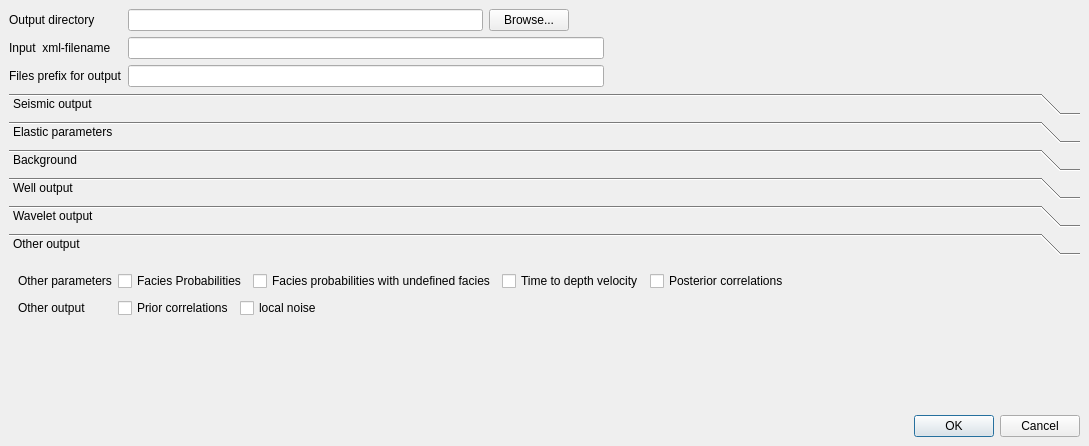
<ui version="4.0" >
 <author>Øystein Monsrud Arneson</author>
 <class>OutputDialog</class>
 <widget class="QDialog" name="OutputDialog" >
  <property name="geometry" >
   <rect>
    <x>0</x>
    <y>0</y>
    <width>1089</width>
    <height>446</height>
   </rect>
  </property>
  <property name="windowTitle" >
   <string>Output</string>
  </property>
  <layout class="QGridLayout" >
   <property name="margin" >
    <number>9</number>
   </property>
   <property name="spacing" >
    <number>6</number>
   </property>
   <item row="4" column="0" colspan="2" >
    <widget class="QDialogButtonBox" name="buttonBox" >
     <property name="orientation" >
      <enum>Qt::Horizontal</enum>
     </property>
     <property name="standardButtons" >
      <set>QDialogButtonBox::Cancel|QDialogButtonBox::NoButton|QDialogButtonBox::Ok</set>
     </property>
    </widget>
   </item>
   <item row="2" column="1" >
    <layout class="QHBoxLayout" >
     <property name="margin" >
      <number>0</number>
     </property>
     <property name="spacing" >
      <number>6</number>
     </property>
     <item>
      <widget class="QLineEdit" name="prefixLineEdit" />
     </item>
     <item>
      <spacer>
       <property name="orientation" >
        <enum>Qt::Horizontal</enum>
       </property>
       <property name="sizeHint" >
        <size>
         <width>40</width>
         <height>20</height>
        </size>
       </property>
      </spacer>
     </item>
    </layout>
   </item>
   <item row="3" column="0" colspan="2" >
    <widget class="QToolBox" name="toolBox" >
     <property name="currentIndex" >
      <number>5</number>
     </property>
     <widget class="QWidget" name="seismicPage" >
      <property name="geometry" >
       <rect>
        <x>0</x>
        <y>0</y>
        <width>372</width>
        <height>82</height>
       </rect>
      </property>
      <attribute name="label" >
       <string>Seismic output</string>
      </attribute>
      <layout class="QGridLayout" >
       <property name="margin" >
        <number>9</number>
       </property>
       <property name="spacing" >
        <number>6</number>
       </property>
       <item row="0" column="0" >
        <layout class="QHBoxLayout" >
         <property name="margin" >
          <number>0</number>
         </property>
         <property name="spacing" >
          <number>6</number>
         </property>
         <item>
          <layout class="QVBoxLayout" >
           <property name="margin" >
            <number>0</number>
           </property>
           <property name="spacing" >
            <number>6</number>
           </property>
           <item>
            <widget class="QLabel" name="domainLabel" >
             <property name="text" >
              <string>Domain of output</string>
             </property>
            </widget>
           </item>
           <item>
            <widget class="QLabel" name="seismicCubeLabel" >
             <property name="text" >
              <string>Seismic cubes</string>
             </property>
            </widget>
           </item>
          </layout>
         </item>
         <item>
          <layout class="QVBoxLayout" >
           <property name="margin" >
            <number>0</number>
           </property>
           <property name="spacing" >
            <number>6</number>
           </property>
           <item>
            <layout class="QHBoxLayout" >
             <property name="margin" >
              <number>0</number>
             </property>
             <property name="spacing" >
              <number>6</number>
             </property>
             <item>
              <widget class="QCheckBox" name="domainDepthCheckBox" >
               <property name="text" >
                <string>Depth</string>
               </property>
              </widget>
             </item>
             <item>
              <widget class="QCheckBox" name="domainTimeCheckBox" >
               <property name="text" >
                <string>Time</string>
               </property>
              </widget>
             </item>
             <item>
              <spacer>
               <property name="orientation" >
                <enum>Qt::Horizontal</enum>
               </property>
               <property name="sizeHint" >
                <size>
                 <width>40</width>
                 <height>20</height>
                </size>
               </property>
              </spacer>
             </item>
            </layout>
           </item>
           <item>
            <layout class="QHBoxLayout" >
             <property name="margin" >
              <number>0</number>
             </property>
             <property name="spacing" >
              <number>6</number>
             </property>
             <item>
              <widget class="QCheckBox" name="seismicOriginalCheckBox" >
               <property name="text" >
                <string>Original</string>
               </property>
              </widget>
             </item>
             <item>
              <widget class="QCheckBox" name="seismicSyntheticCheckBox" >
               <property name="text" >
                <string>Synthetic</string>
               </property>
              </widget>
             </item>
             <item>
              <widget class="QCheckBox" name="seismicResidualCheckBox" >
               <property name="text" >
                <string>Residual</string>
               </property>
              </widget>
             </item>
             <item>
              <spacer>
               <property name="orientation" >
                <enum>Qt::Horizontal</enum>
               </property>
               <property name="sizeHint" >
                <size>
                 <width>40</width>
                 <height>20</height>
                </size>
               </property>
              </spacer>
             </item>
            </layout>
           </item>
          </layout>
         </item>
        </layout>
       </item>
       <item row="1" column="0" >
        <spacer>
         <property name="orientation" >
          <enum>Qt::Vertical</enum>
         </property>
         <property name="sizeHint" >
          <size>
           <width>20</width>
           <height>40</height>
          </size>
         </property>
        </spacer>
       </item>
      </layout>
     </widget>
     <widget class="QWidget" name="elasticParametersPage" >
      <property name="geometry" >
       <rect>
        <x>0</x>
        <y>0</y>
        <width>287</width>
        <height>178</height>
       </rect>
      </property>
      <attribute name="label" >
       <string>Elastic parameters</string>
      </attribute>
      <layout class="QGridLayout" >
       <property name="margin" >
        <number>9</number>
       </property>
       <property name="spacing" >
        <number>6</number>
       </property>
       <item row="4" column="1" >
        <widget class="QCheckBox" name="muRhoCheckBox" >
         <property name="text" >
          <string>μρ</string>
         </property>
        </widget>
       </item>
       <item row="2" column="1" >
        <widget class="QCheckBox" name="vpVsRatioCheckBox" >
         <property name="text" >
          <string>Vp/Vs ratio</string>
         </property>
        </widget>
       </item>
       <item row="3" column="0" >
        <widget class="QCheckBox" name="lameLamCheckBox" >
         <property name="toolTip" >
          <string>Lamé's first parameter</string>
         </property>
         <property name="text" >
          <string>λ</string>
         </property>
        </widget>
       </item>
       <item row="1" column="0" >
        <widget class="QCheckBox" name="aiCheckBox" >
         <property name="toolTip" >
          <string>Acoustic Impedance</string>
         </property>
         <property name="text" >
          <string>AI</string>
         </property>
        </widget>
       </item>
       <item row="0" column="1" >
        <widget class="QCheckBox" name="vsCheckBox" >
         <property name="text" >
          <string>Vs</string>
         </property>
        </widget>
       </item>
       <item row="0" column="0" >
        <widget class="QCheckBox" name="vpCheckBox" >
         <property name="text" >
          <string>Vp</string>
         </property>
        </widget>
       </item>
       <item row="2" column="0" >
        <widget class="QCheckBox" name="poissonRatioCheckBox" >
         <property name="text" >
          <string>Poisson ratio</string>
         </property>
        </widget>
       </item>
       <item row="0" column="2" >
        <widget class="QCheckBox" name="densityCheckBox" >
         <property name="text" >
          <string>Density</string>
         </property>
        </widget>
       </item>
       <item row="1" column="1" >
        <widget class="QCheckBox" name="siCheckBox" >
         <property name="toolTip" >
          <string>Shear impedance</string>
         </property>
         <property name="text" >
          <string>SI</string>
         </property>
        </widget>
       </item>
       <item row="4" column="0" >
        <widget class="QCheckBox" name="lambdaRhoCheckBox" >
         <property name="text" >
          <string>λρ</string>
         </property>
        </widget>
       </item>
       <item row="3" column="1" >
        <widget class="QCheckBox" name="lameMuCheckBox" >
         <property name="toolTip" >
          <string>Shear modulus</string>
         </property>
         <property name="text" >
          <string>μ</string>
         </property>
        </widget>
       </item>
       <item row="5" column="1" >
        <spacer>
         <property name="orientation" >
          <enum>Qt::Vertical</enum>
         </property>
         <property name="sizeHint" >
          <size>
           <width>20</width>
           <height>40</height>
          </size>
         </property>
        </spacer>
       </item>
      </layout>
     </widget>
     <widget class="QWidget" name="backgroundPage" >
      <property name="geometry" >
       <rect>
        <x>0</x>
        <y>0</y>
        <width>492</width>
        <height>94</height>
       </rect>
      </property>
      <attribute name="label" >
       <string>Background</string>
      </attribute>
      <layout class="QGridLayout" >
       <property name="margin" >
        <number>9</number>
       </property>
       <property name="spacing" >
        <number>6</number>
       </property>
       <item row="1" column="0" >
        <widget class="QCheckBox" name="extraGridsCheckBox" >
         <property name="text" >
          <string>Estimated background files, extra grids</string>
         </property>
        </widget>
       </item>
       <item row="0" column="0" >
        <widget class="QCheckBox" name="backgroundCheckBox" >
         <property name="text" >
          <string>Background</string>
         </property>
        </widget>
       </item>
       <item row="0" column="1" >
        <widget class="QCheckBox" name="backgroundTrendCheckBox" >
         <property name="text" >
          <string>Background trend</string>
         </property>
        </widget>
       </item>
       <item row="1" column="1" >
        <widget class="QCheckBox" name="backgroundTrend1DCheckBox" >
         <property name="text" >
          <string>Background trend as 1D curve</string>
         </property>
        </widget>
       </item>
       <item row="2" column="0" >
        <spacer>
         <property name="orientation" >
          <enum>Qt::Vertical</enum>
         </property>
         <property name="sizeHint" >
          <size>
           <width>20</width>
           <height>40</height>
          </size>
         </property>
        </spacer>
       </item>
      </layout>
     </widget>
     <widget class="QWidget" name="wellPage" >
      <property name="geometry" >
       <rect>
        <x>0</x>
        <y>0</y>
        <width>359</width>
        <height>68</height>
       </rect>
      </property>
      <attribute name="label" >
       <string>Well output</string>
      </attribute>
      <layout class="QGridLayout" >
       <property name="margin" >
        <number>9</number>
       </property>
       <property name="spacing" >
        <number>6</number>
       </property>
       <item row="1" column="1" >
        <spacer>
         <property name="orientation" >
          <enum>Qt::Vertical</enum>
         </property>
         <property name="sizeHint" >
          <size>
           <width>20</width>
           <height>40</height>
          </size>
         </property>
        </spacer>
       </item>
       <item row="0" column="1" >
        <layout class="QHBoxLayout" >
         <property name="margin" >
          <number>0</number>
         </property>
         <property name="spacing" >
          <number>6</number>
         </property>
         <item>
          <widget class="QCheckBox" name="wellCheckBox" >
           <property name="toolTip" >
            <string>Following original sampling density</string>
           </property>
           <property name="text" >
            <string>Original sampled wells</string>
           </property>
          </widget>
         </item>
         <item>
          <widget class="QCheckBox" name="blockedWellCheckBox" >
           <property name="toolTip" >
            <string>Sampled to internal grid resolution</string>
           </property>
           <property name="text" >
            <string>Blocked wells</string>
           </property>
          </widget>
         </item>
         <item>
          <spacer>
           <property name="orientation" >
            <enum>Qt::Horizontal</enum>
           </property>
           <property name="sizeHint" >
            <size>
             <width>40</width>
             <height>20</height>
            </size>
           </property>
          </spacer>
         </item>
        </layout>
       </item>
       <item row="0" column="0" >
        <widget class="QLabel" name="wellFileLabel" >
         <property name="text" >
          <string>Well files</string>
         </property>
        </widget>
       </item>
      </layout>
     </widget>
     <widget class="QWidget" name="waveletPage" >
      <property name="geometry" >
       <rect>
        <x>0</x>
        <y>0</y>
        <width>458</width>
        <height>68</height>
       </rect>
      </property>
      <attribute name="label" >
       <string>Wavelet output</string>
      </attribute>
      <layout class="QGridLayout" >
       <property name="margin" >
        <number>9</number>
       </property>
       <property name="spacing" >
        <number>6</number>
       </property>
       <item row="1" column="1" >
        <spacer>
         <property name="orientation" >
          <enum>Qt::Vertical</enum>
         </property>
         <property name="sizeHint" >
          <size>
           <width>20</width>
           <height>40</height>
          </size>
         </property>
        </spacer>
       </item>
       <item row="0" column="1" >
        <layout class="QHBoxLayout" >
         <property name="margin" >
          <number>0</number>
         </property>
         <property name="spacing" >
          <number>6</number>
         </property>
         <item>
          <widget class="QCheckBox" name="waveletWellCheckBox" >
           <property name="text" >
            <string>Well wavelets</string>
           </property>
          </widget>
         </item>
         <item>
          <widget class="QCheckBox" name="waveletGlobalCheckBox" >
           <property name="text" >
            <string>Global wavelets</string>
           </property>
          </widget>
         </item>
         <item>
          <widget class="QCheckBox" name="waveletLocalCheckBox" >
           <property name="text" >
            <string>Local wavelets</string>
           </property>
          </widget>
         </item>
         <item>
          <spacer>
           <property name="orientation" >
            <enum>Qt::Horizontal</enum>
           </property>
           <property name="sizeHint" >
            <size>
             <width>40</width>
             <height>20</height>
            </size>
           </property>
          </spacer>
         </item>
        </layout>
       </item>
       <item row="0" column="0" >
        <widget class="QLabel" name="waveletFileLabel" >
         <property name="text" >
          <string>Wavelet files</string>
         </property>
        </widget>
       </item>
      </layout>
     </widget>
     <widget class="QWidget" name="otherPage" >
      <property name="geometry" >
       <rect>
        <x>0</x>
        <y>0</y>
        <width>1055</width>
        <height>118</height>
       </rect>
      </property>
      <attribute name="label" >
       <string>Other output</string>
      </attribute>
      <layout class="QGridLayout" >
       <property name="margin" >
        <number>9</number>
       </property>
       <property name="spacing" >
        <number>6</number>
       </property>
       <item row="3" column="1" >
        <spacer>
         <property name="orientation" >
          <enum>Qt::Vertical</enum>
         </property>
         <property name="sizeHint" >
          <size>
           <width>20</width>
           <height>40</height>
          </size>
         </property>
        </spacer>
       </item>
       <item row="1" column="1" >
        <layout class="QHBoxLayout" >
         <property name="margin" >
          <number>0</number>
         </property>
         <property name="spacing" >
          <number>6</number>
         </property>
         <item>
          <widget class="QCheckBox" name="priorCorrelationCheckBox" >
           <property name="text" >
            <string>Prior correlations</string>
           </property>
          </widget>
         </item>
         <item>
          <widget class="QCheckBox" name="localNoiseCheckBox" >
           <property name="text" >
            <string>local noise</string>
           </property>
          </widget>
         </item>
         <item>
          <spacer>
           <property name="orientation" >
            <enum>Qt::Horizontal</enum>
           </property>
           <property name="sizeHint" >
            <size>
             <width>40</width>
             <height>20</height>
            </size>
           </property>
          </spacer>
         </item>
        </layout>
       </item>
       <item row="1" column="0" >
        <widget class="QLabel" name="outputOtherLabel" >
         <property name="text" >
          <string>Other output</string>
         </property>
        </widget>
       </item>
       <item row="0" column="1" >
        <layout class="QHBoxLayout" >
         <property name="margin" >
          <number>0</number>
         </property>
         <property name="spacing" >
          <number>6</number>
         </property>
         <item>
          <widget class="QCheckBox" name="faciesProbabilitiesCheckBox" >
           <property name="text" >
            <string>Facies Probabilities</string>
           </property>
          </widget>
         </item>
         <item>
          <widget class="QCheckBox" name="faciesProbabilitiesUndefinedCheckBox" >
           <property name="toolTip" >
            <string>When combination of elastic parameters do not match any facies, those will be estimated as undefined.</string>
           </property>
           <property name="text" >
            <string>Facies probabilities with undefined facies</string>
           </property>
          </widget>
         </item>
         <item>
          <widget class="QCheckBox" name="timeDepthCheckBox" >
           <property name="text" >
            <string>Time to depth velocity</string>
           </property>
          </widget>
         </item>
         <item>
          <widget class="QCheckBox" name="correlationsCheckBox" >
           <property name="toolTip" >
            <string>Posterior correlations between Vp, Vs and density after inversion</string>
           </property>
           <property name="text" >
            <string>Posterior correlations</string>
           </property>
          </widget>
         </item>
         <item>
          <spacer>
           <property name="orientation" >
            <enum>Qt::Horizontal</enum>
           </property>
           <property name="sizeHint" >
            <size>
             <width>16</width>
             <height>22</height>
            </size>
           </property>
          </spacer>
         </item>
        </layout>
       </item>
       <item row="0" column="0" >
        <widget class="QLabel" name="parametersOtherLabel" >
         <property name="text" >
          <string>Other parameters</string>
         </property>
        </widget>
       </item>
      </layout>
     </widget>
    </widget>
   </item>
   <item row="2" column="0" >
    <widget class="QLabel" name="prefixLabel" >
     <property name="text" >
      <string>Files prefix for output</string>
     </property>
    </widget>
   </item>
   <item row="1" column="0" >
    <widget class="QLabel" name="xmlFilenameLabel" >
     <property name="toolTip" >
      <string>&lt;qt>Name of the crava input file. The file is saved in the output directory.</string>
     </property>
     <property name="text" >
      <string>Input  xml-filename</string>
     </property>
    </widget>
   </item>
   <item row="1" column="1" >
    <layout class="QHBoxLayout" >
     <property name="margin" >
      <number>0</number>
     </property>
     <property name="spacing" >
      <number>6</number>
     </property>
     <item>
      <widget class="QLineEdit" name="xmlFilenameLineEdit" >
       <property name="toolTip" >
        <string>&lt;qt>Name of the crava input file. The file is saved in the output directory.</string>
       </property>
      </widget>
     </item>
     <item>
      <spacer>
       <property name="orientation" >
        <enum>Qt::Horizontal</enum>
       </property>
       <property name="sizeHint" >
        <size>
         <width>40</width>
         <height>20</height>
        </size>
       </property>
      </spacer>
     </item>
    </layout>
   </item>
   <item row="0" column="1" >
    <layout class="QHBoxLayout" >
     <property name="margin" >
      <number>0</number>
     </property>
     <property name="spacing" >
      <number>6</number>
     </property>
     <item>
      <widget class="QLineEdit" name="outputDirectoryLineEdit" >
       <property name="toolTip" >
        <string>&lt;qt>Root directory for output files.</string>
       </property>
      </widget>
     </item>
     <item>
      <widget class="QPushButton" name="outputDirectoryBrowsePushButton" >
       <property name="toolTip" >
        <string>&lt;qt>Root directory for output files.</string>
       </property>
       <property name="text" >
        <string>Browse...</string>
       </property>
      </widget>
     </item>
     <item>
      <spacer>
       <property name="orientation" >
        <enum>Qt::Horizontal</enum>
       </property>
       <property name="sizeHint" >
        <size>
         <width>511</width>
         <height>20</height>
        </size>
       </property>
      </spacer>
     </item>
    </layout>
   </item>
   <item row="0" column="0" >
    <widget class="QLabel" name="outputDirectoryLabel" >
     <property name="toolTip" >
      <string>&lt;qt>Root directory for output files.</string>
     </property>
     <property name="text" >
      <string>&lt;qt>Output directory</string>
     </property>
    </widget>
   </item>
  </layout>
 </widget>
 <tabstops>
  <tabstop>outputDirectoryLineEdit</tabstop>
  <tabstop>outputDirectoryBrowsePushButton</tabstop>
  <tabstop>xmlFilenameLineEdit</tabstop>
  <tabstop>prefixLineEdit</tabstop>
  <tabstop>domainDepthCheckBox</tabstop>
  <tabstop>domainTimeCheckBox</tabstop>
  <tabstop>seismicOriginalCheckBox</tabstop>
  <tabstop>seismicSyntheticCheckBox</tabstop>
  <tabstop>seismicResidualCheckBox</tabstop>
  <tabstop>vpCheckBox</tabstop>
  <tabstop>vsCheckBox</tabstop>
  <tabstop>densityCheckBox</tabstop>
  <tabstop>aiCheckBox</tabstop>
  <tabstop>siCheckBox</tabstop>
  <tabstop>poissonRatioCheckBox</tabstop>
  <tabstop>vpVsRatioCheckBox</tabstop>
  <tabstop>lameLamCheckBox</tabstop>
  <tabstop>lameMuCheckBox</tabstop>
  <tabstop>lambdaRhoCheckBox</tabstop>
  <tabstop>muRhoCheckBox</tabstop>
  <tabstop>backgroundCheckBox</tabstop>
  <tabstop>backgroundTrendCheckBox</tabstop>
  <tabstop>extraGridsCheckBox</tabstop>
  <tabstop>backgroundTrend1DCheckBox</tabstop>
  <tabstop>wellCheckBox</tabstop>
  <tabstop>blockedWellCheckBox</tabstop>
  <tabstop>waveletWellCheckBox</tabstop>
  <tabstop>waveletGlobalCheckBox</tabstop>
  <tabstop>waveletLocalCheckBox</tabstop>
  <tabstop>faciesProbabilitiesCheckBox</tabstop>
  <tabstop>faciesProbabilitiesUndefinedCheckBox</tabstop>
  <tabstop>timeDepthCheckBox</tabstop>
  <tabstop>correlationsCheckBox</tabstop>
  <tabstop>priorCorrelationCheckBox</tabstop>
  <tabstop>localNoiseCheckBox</tabstop>
  <tabstop>buttonBox</tabstop>
 </tabstops>
 <resources>
  <include location="cravaguiresources.qrc" />
 </resources>
 <connections>
  <connection>
   <sender>buttonBox</sender>
   <signal>accepted()</signal>
   <receiver>OutputDialog</receiver>
   <slot>accept()</slot>
   <hints>
    <hint type="sourcelabel" >
     <x>248</x>
     <y>254</y>
    </hint>
    <hint type="destinationlabel" >
     <x>157</x>
     <y>274</y>
    </hint>
   </hints>
  </connection>
  <connection>
   <sender>buttonBox</sender>
   <signal>rejected()</signal>
   <receiver>OutputDialog</receiver>
   <slot>reject()</slot>
   <hints>
    <hint type="sourcelabel" >
     <x>316</x>
     <y>260</y>
    </hint>
    <hint type="destinationlabel" >
     <x>286</x>
     <y>274</y>
    </hint>
   </hints>
  </connection>
 </connections>
</ui>
